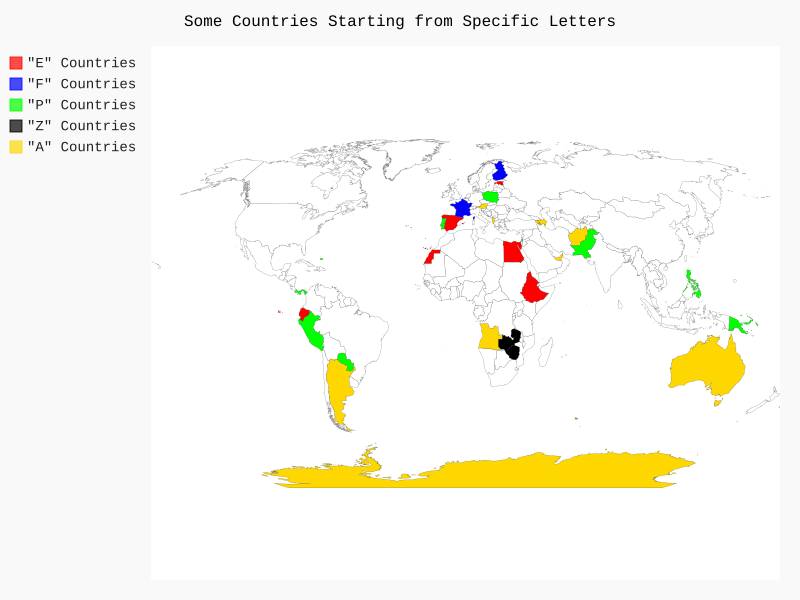

The script that drew this image:
import pygal

from pygal.style import Style

# Creating a custom style object
custom_style = Style( colors = ('#FF0000' , '#0000FF' , '#00FF00' , '#000000' , '#FFD700'))

# Creating a world map.
worldmap = pygal.maps.world.World(style = custom_style)

# Setting the title of the map.
worldmap.title = 'Some Countries Starting from Specific Letters'

# Hex code of colours are used for every .add() called.
worldmap.add('"E" Countries', ['ec', 'ee', 'eg', 'eh', 'er', 'es', 'et'])
worldmap.add('"F" Countries', ['fr', 'fi'])
worldmap.add('"P" Countries', ['pa', 'pe', 'pg' ,'ph' , 'pk', 'pl', 'pr', 'ps', 'pt', 'py'])
worldmap.add('"Z" Countries', ['zm', 'zw'])
worldmap.add('"A" Countries', ['ad', 'ae', 'af', 'al', 'am', 'ao', 'aq', 'ar', 'at', 'au', 'az'], color = 'black')

# Save into the file.
worldmap.render_to_file('PCL.svg')

print("Success")
